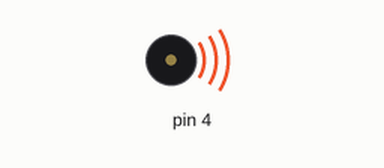
The sketch below on a simulated Arduino Uno, built with avr-gcc and run on an emulated ATmega328P. Shown: buzzer (waves = sounding). What the sketch prints to the serial monitor is not drawn.

Above: at 0.1 s.
At 11.3 s:
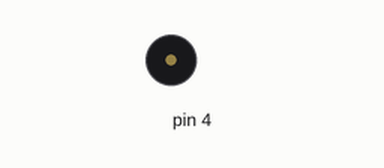
Timing chart, 0 to 12.8 s (numbered marks = the images above):
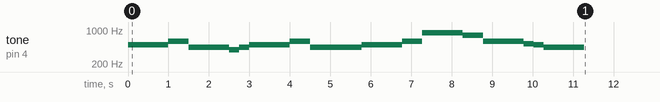

The sketch:

Ch3Activity3_Tones.ino
```cpp
void setup() {
  // put your setup code here, to run once:

  Serial.begin(9600); //BAUD
  Serial.println("Starting Tone Program");

  int i;  //index number
  //array for the notes
  int note[] = {493.88, 587.33, 440, 392, 440, 494.88, 587.33, 440, 493.88, 587.33, 880, 783.99, 587.33, 523.25, 493.88, 440};
  //array for the length of notes
  int noteLength[] = {1000, 500, 1000, 250, 250, 1000, 500, 1275, 1000, 500, 1000, 500, 1000, 250, 250, 1000};
  for (i=0; i<16; i=i+1) //for loop to play the tones
  {
    tone(4, note[i], noteLength[i]);  //play the tone on pin 4, for the note array, for the note length array
    delay(noteLength[i]); //delay for the differing notelengths set by array
  }
}

void loop() {
// put your main code here, to run repeatedly:

}
```
